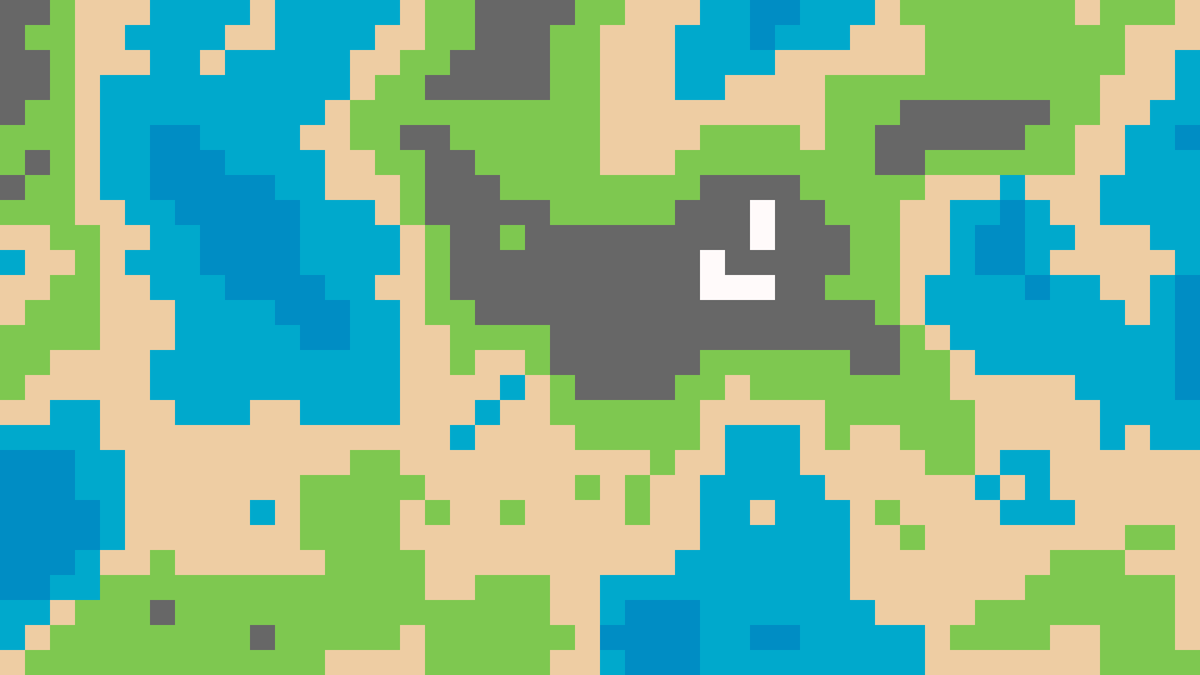
Frame 1 (no input)
Frame 60 (no input): identical to frame 1, image omitted
Frame 120 (the mouse pressed at the canvas centre since frame 60): identical to frame 1, image omitted

The p5.js sketch that drew this single still picture (run headless with seeded random() and noise() and a simulated clock; from frame 60 on, the mouse is pressed at the canvas centre):

// p5.js sketch
// ── sketch.js
let tileSize = 40;
let scl = 0.1;
let ocean = "#008dc4";
let shore = "#00a9cc";
let sand = "#eecda3";
let grass = "#7ec850";
let stone = "#676767";
let snow = "#fffafa";

function setup() {
  createCanvas(1920, 1080);
  noStroke();
  colorMode (HSB);
for (let i = 0; i < width/tileSize; i ++) {
  for (let j = 0; j < height/tileSize; j++) {
    fill(pickColor(i, j));
    rect(i * tileSize, j * tileSize, tileSize, tileSize);

  }
}
}

function draw() {

}

function pickColor(i, j) {
  let h = noise(i * scl, j * scl);
  let c = "#facade";

  if (h < 0.3) {
    c = ocean;
  } else if (h < 0.4) {
      c = shore;
    }else if (h < 0.5) {
      c = sand;
    }else if (h < 0.6) {
      c = grass;
    } else if (h < 0.7) {
      c = stone;
    }else {
    c = snow;
  }
  return color(c);
}
//
// function drawMap() {
//   for(let i = 0; i < width; i++) {
//     for(let j = 0; j < height; j++) {
//       set(i, j, map[i][j])
//     }
//   }
//   updatePixels();
// }
